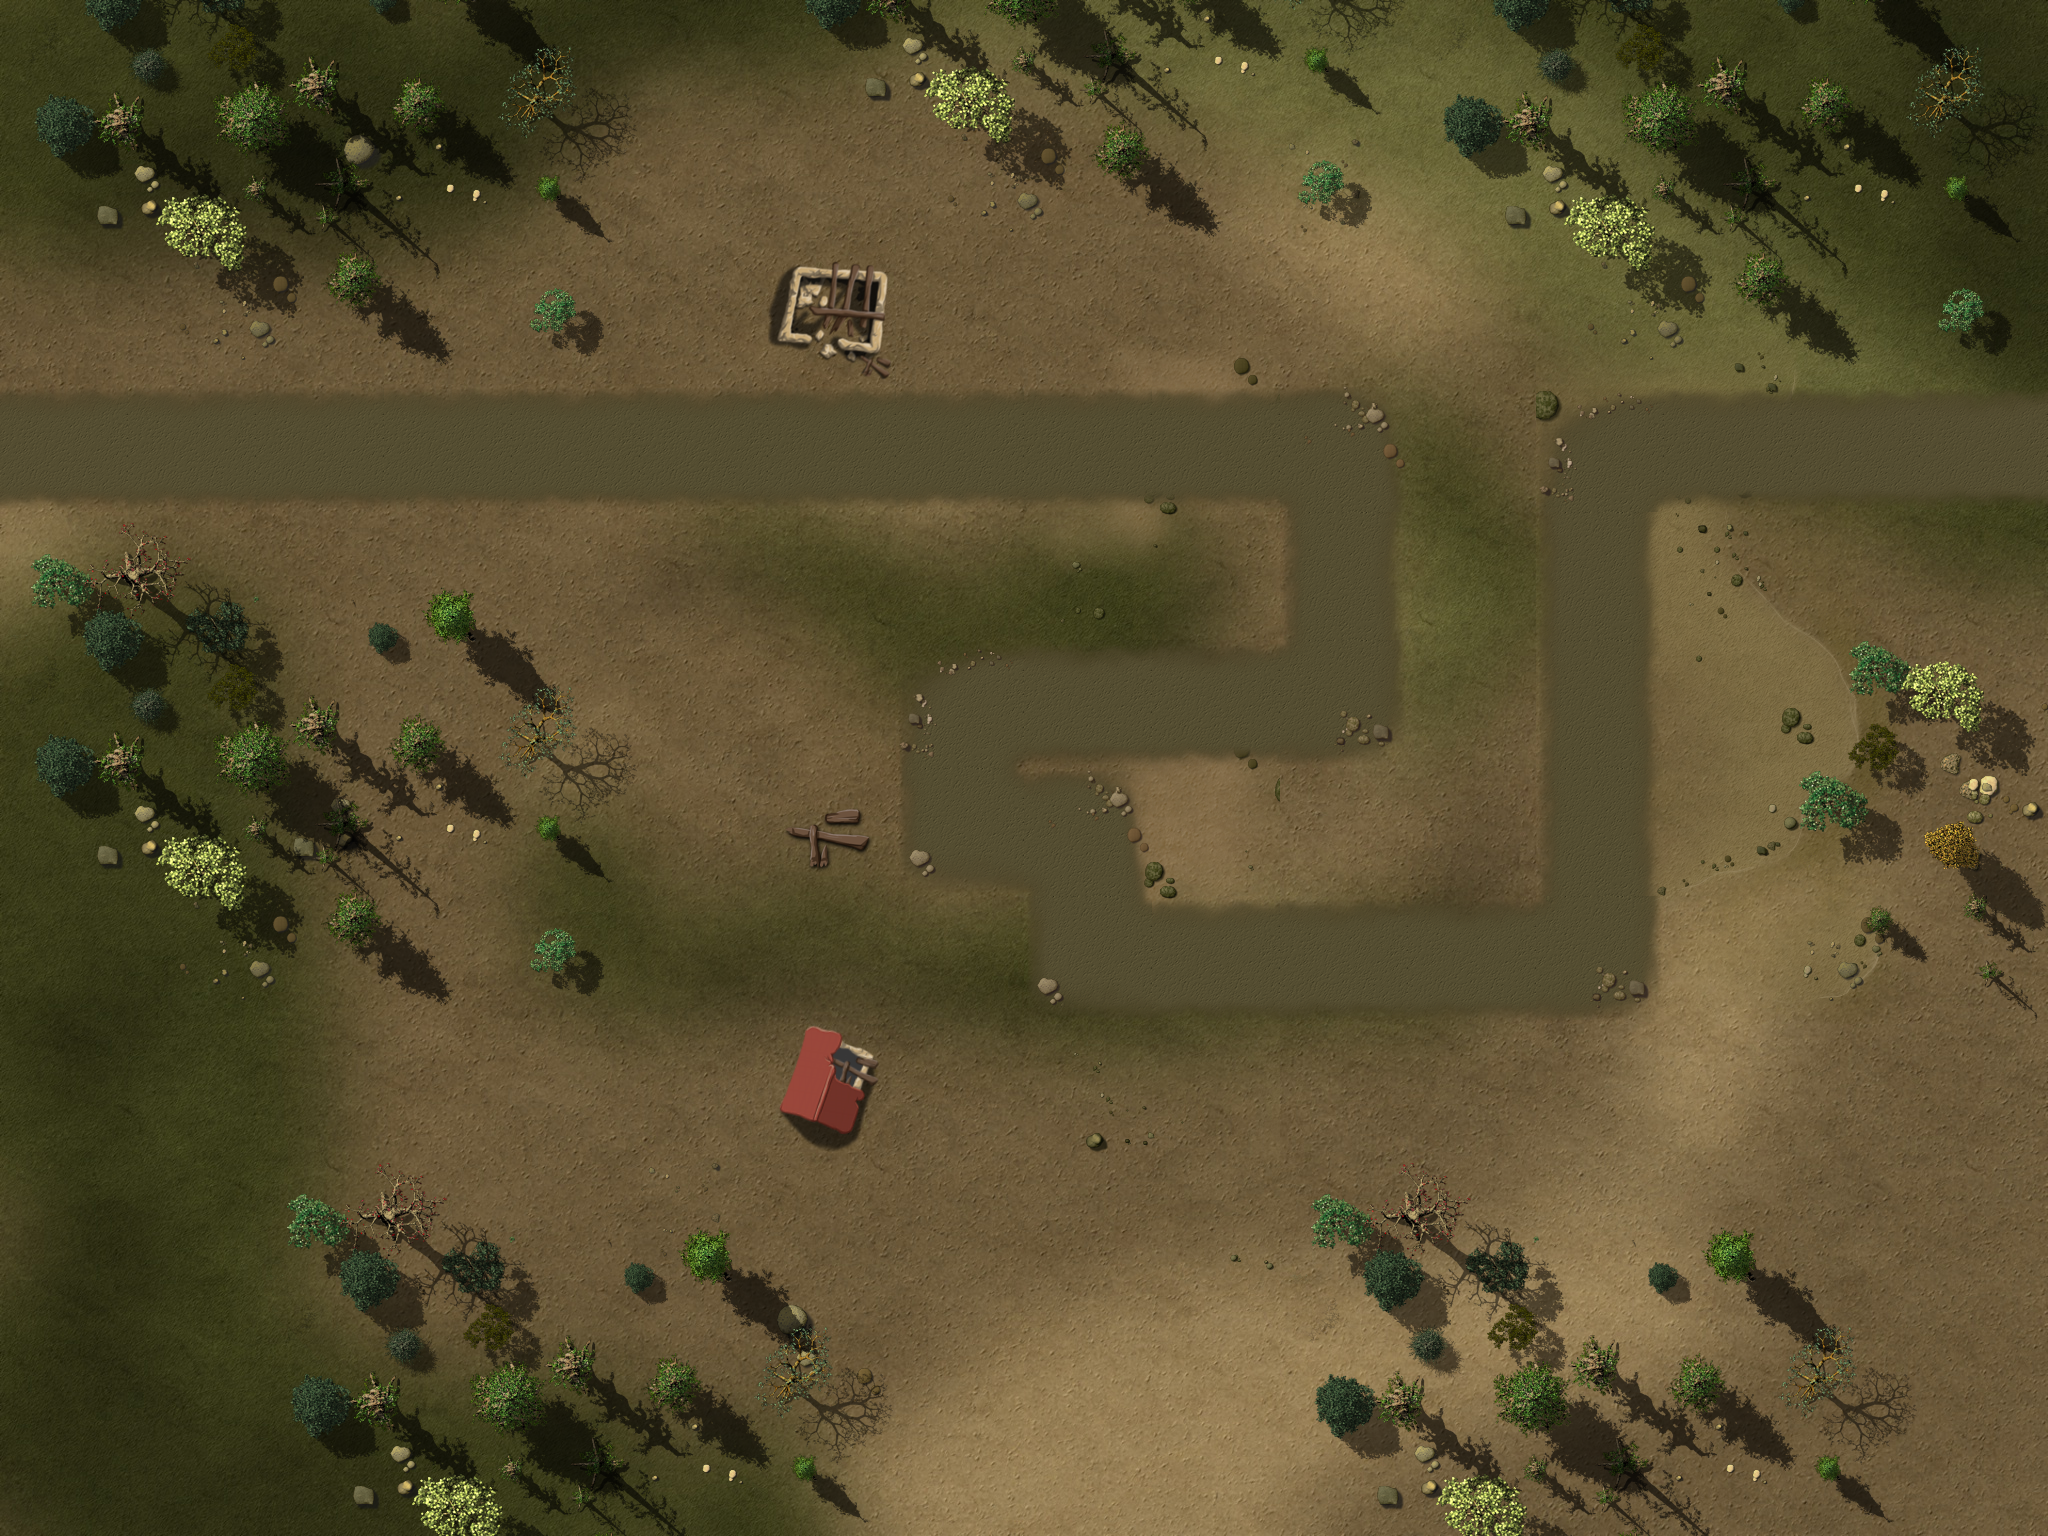

This game map was drawn from its Tiled (.tmx) file and the tilesets committed beside it. A one-line description and the trimmed map source follow:
An orthogonal 16x12 tile map with 128x128 px tiles, 4 tile layers (Ground, Objects1, Objects2, Path), 1 hidden layer not drawn, 3 tilesets and 28 objects.

<map version="1.0" orientation="orthogonal" width="16" height="12" tilewidth="128" tileheight="128">
 <properties>
 <property name="wave01" value="1,2,5,1,5,2,10,3,10,10,2,10,10,5,1,2,2,5,1,10,10,10,10,10,2,2,5,1" />
 <property name="wave02" value="4,10,10,10,10,5,1,5,1,5,4,5,1,4,5,1,3,3,3" />
 <property name="wave03" value="1,2,5,1,5,2,10,10,10,2,10,10,5,1,2,2,5,1,10,10,10,10,10,2,2,5,1" />
 <property name="wave04" value="10,6,10,10,5,10,5,10,5,10,10,10,5,1,5,1,10,10,10,10,5,1,5,10" />
 <property name="wave05" value="10,10,3,3,10,10,10,7,7,4,4,5,4,5,5,3,5,5,5,10,10,10,10,10,5,5,5,7,5,7,5,7,4" />
 <property name="wave06" value="2,5,5,5,5,5,5,5,4,4,4,7,7,7,7,5,5,5,7,7,4,4,4,7,6,7,4,5,4" />
 <property name="wave07" value="10,10,10,5,10,5,5,4,10,10,4,10,10,10,5,3,5,4,5,4,5,2" />
 <property name="wave08" value="10,3,10,10,6,10,7,7,4,4,5,4,5,5,5,5,5,5,10,10,10,10,10,5,5,5,7,5,7,5,7,4" />
 <property name="wave09" value="1,5,5,5,4,5,5,5,5,4,5,5,5,4,5,5,5,7,5,5,5,7,4,5,4,4,5,5,3,10,10,10" />
 <property name="wave10" value="1,7,5,5,5,7,10,10,10,7,10,10,5,5,7,7,5,5,10,10,10,10,10,7,7,5,100" />
 <property name="wave11" value="5,5,4,5,4,4,5,5,5,5,10,5,5,5,5,5,5,5,5,3,3,6,10,8,10,10,10,10,10,3,5,5,5,7,7,8,5,5,5,5,2" />
 <property name="wave12" value="10,10,10,10,10,8,3,7,4,5,4,5,5,5,10,8,10,10,10,10,6,10,10,10,10,10,10,10,10,10,10,10,10,6,5,7,11,6,10,10,10,6,5,5,5,5,10,10,10,10,10,10" />
 <property name="wave13" value="2,7,7,5,4,5,4,4,5,5,5,4,5,5,5,5,5,5,5,5,5,5,5,5,5,5,5,1" />
 <property name="wave14" value="8,10,10,10,6,10,10,3,10,10,6,10,10,10,10,10,4,4,4,4,5,5,5,10,10,10,9,10,10,7,10" />
 <property name="wave15" value="1,4,4,5,5,3,5,5,5,5,4,5,4,5,4,4,5,4,5,7,5,5,5,5,5,5,5,5,3,3,5,10,10,5,5,5,7,7,4,4" />
 <property name="wave16" value="7,7,7,7,7,7,6,7,7,7,7,7,7,5,5,5,5,8,7,5,5,4,4,4,3,8,9,9,9,5,5,6" />
 <property name="wave17" value="7,7,9,7,7,5,5,5,5,9,5,5,5,7,5,5,7,7,7,5,7,5,5,5,5,4" />
 <property name="wave18" value="2,7,6,4,4,5,4,10,10,10,10,4,4,4,10,10,8,10,10,10,9,5,5,7,7,7" />
 <property name="wave19" value="10,10,10,10,10,10,9,8,9,7,4,5,4,5,5,5,10,10,5,5,5,5,5,5,5,5,9,3,6,10,10,7,10,5,5,5,5,3" />
 <property name="wave20" value="102,6,10,10,10,9,3,5,10,10,5,5,5,7,7,4,4,10,10,10,10,8,10,10,10,10,10,10,10,10,10,5,5,5,5,5,5,7,10,10,10,10,101" />
<property name="wave21" value="10,10,10,10,10,7,10,10,7,10,10,10,10,7,10,10,10,8,10,10,8" />
<property name="wave22" value="1,7,5,5,5,7,10,10,10,7,10,10,5,5,7,7,5,5,10,10,10,10,10,7,7,5,1" />
<property name="wave23" value="5,5,6,6,5,5,5,5,5,5,7,7,7,7,8,9,7,4,5,4,5,5,5,8,5,7,8,4,5,6,11,5,5,5,4,6" />
<property name="wave24" value="11,11,8,9,7,4,5,4,5,5,5,11,9,3,5,5,5,5,5,5,5,5,9,3,6,8,8,11,11,11" />
<property name="wave25" value="2,7,5,5,5,5,5,5,5,5,5,9,3,6,5,8,8,9,7,4,6,4,4,4,5,5,5,9,9,9,9,9,6,5,6" />
<property name="wave26" value="11,11,11,9,3,11,11,11,11,11,8,9,9,9,5,5,6,8,5,7,8,4,5,8,11,5,5,5,4,4" />
<property name="wave27" value="3,9,5,5,5,5,7,7,4,4,9,5,5,5,5,5,5,5,5,9,5,5,5,5,5,5,1" />
<property name="wave28" value="6,11,11,11,11,6,11,11,11,11,6,9,9,5,5,9,9,5,5,5,5,9,9,9,8,5,5,5,1" />
<property name="wave29" value="10,10,10,10,5,10,5,10,5,10,10,10,5,5,5,5,10,10,10,10,5,5,5,10" />
<property name="wave30" value="102,1,5,5,5,10,10,10,5,10,10,10,5,5,5,5,5,5,10,10,10,10,102,103" />
 </properties>
 <tileset firstgid="1" name="ground" tilewidth="128" tileheight="128">
  <image source="tilesWorld1.png" width="2048" height="2048" />
 </tileset>
 <tileset firstgid="257" name="path" tilewidth="128" tileheight="128">
  <image source="path01.png" width="512" height="512" />
 </tileset>
 <tileset firstgid="273" name="ground" tilewidth="2048" tileheight="1536">
  <image source="ground4.jpg" width="2048" height="1536" />
 </tileset>
 <layer name="Ground" width="16" height="12">
  <data>[192 cells, 1 non-empty, 1 distinct tile ids]</data>
 </layer>
 <layer name="Objects1" width="16" height="12">
  <data>[192 cells, 40 non-empty, 33 distinct tile ids]</data>
 </layer>
 <layer name="Objects2" width="16" height="12">
  <data>[192 cells, 95 non-empty, 28 distinct tile ids]</data>
 </layer>
 <objectgroup name="Objects3" width="16" height="12">
  <object gid="230" x="726" y="302" />
  <object gid="230" x="724" y="1200" />
  <object gid="233" x="896" y="1280" />
  <object gid="233" x="1152" y="1408" />
  <object gid="233" x="640" y="768" />
  <object gid="233" x="128" y="1152" />
  <object gid="229" x="1408" y="640" />
  <object gid="233" x="1664" y="896" />
 </objectgroup>
 <layer name="Path" width="16" height="12">
  <data>[192 cells, 30 non-empty, 6 distinct tile ids]</data>
 </layer>
 <objectgroup name="Locked" width="16" height="12">
  <object x="2432" y="256" />
  <object x="0" y="0" width="2048" height="256" />
  <object x="0" y="1280" width="2048" height="256" />
  <object x="0" y="256" width="128" height="1024" />
  <object x="1920" y="256" width="128" height="1024" />
  <object x="1408" y="512" width="128" height="128" />
  <object x="1664" y="768" width="128" height="128" />
  <object x="256" y="640" width="384" height="384" />
  <object x="1792" y="640" width="128" height="384" />
  <object x="1280" y="1152" width="256" height="128" />
  <object x="896" y="1152" width="128" height="128" />
  <object x="768" y="1024" width="128" height="128" />
  <object x="640" y="640" width="128" height="128" />
  <object x="768" y="256" width="128" height="128" />
  <object x="512" y="256" width="128" height="128" />
  <object x="128" y="256" width="256" height="128" />
  <object x="128" y="512" width="128" height="640" />
  <object x="256" y="1152" width="256" height="128" />
  <object x="1664" y="256" width="128" height="128" />
 </objectgroup>
 <objectgroup name="Waypoints" width="16" height="12">
  <object x="0" y="512">
   <polyline points="-164,-63 1336,-62 1338,189 965,189 965,316 1088,315 1088,445 1602,438 1603,-62 2183,-60" />
  </object>
 </objectgroup>
 <layer name="blendAdd" width="16" height="12" visible="0">
  <data>[192 cells, 0 non-empty, 0 distinct tile ids]</data>
 </layer>
</map>
